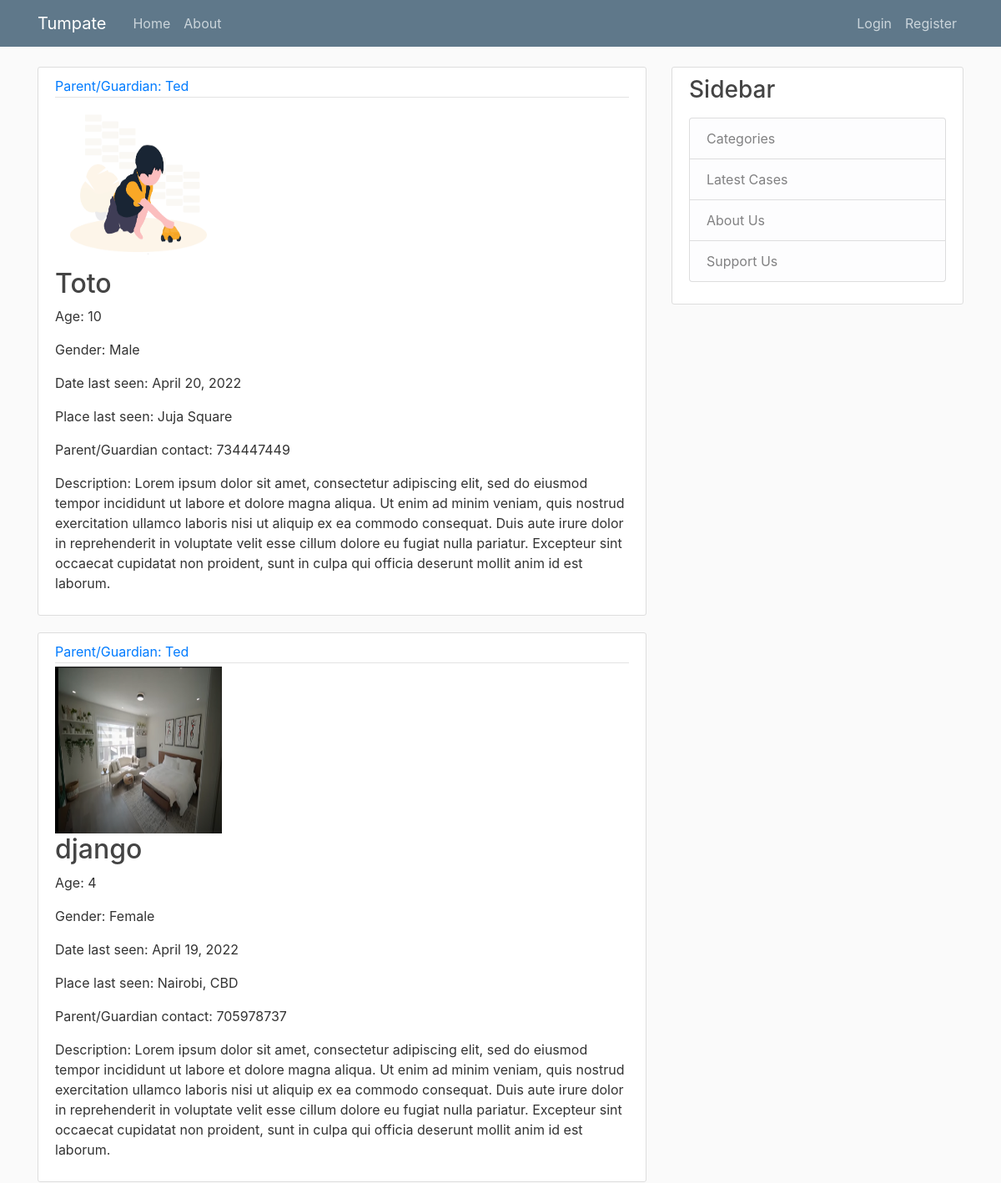
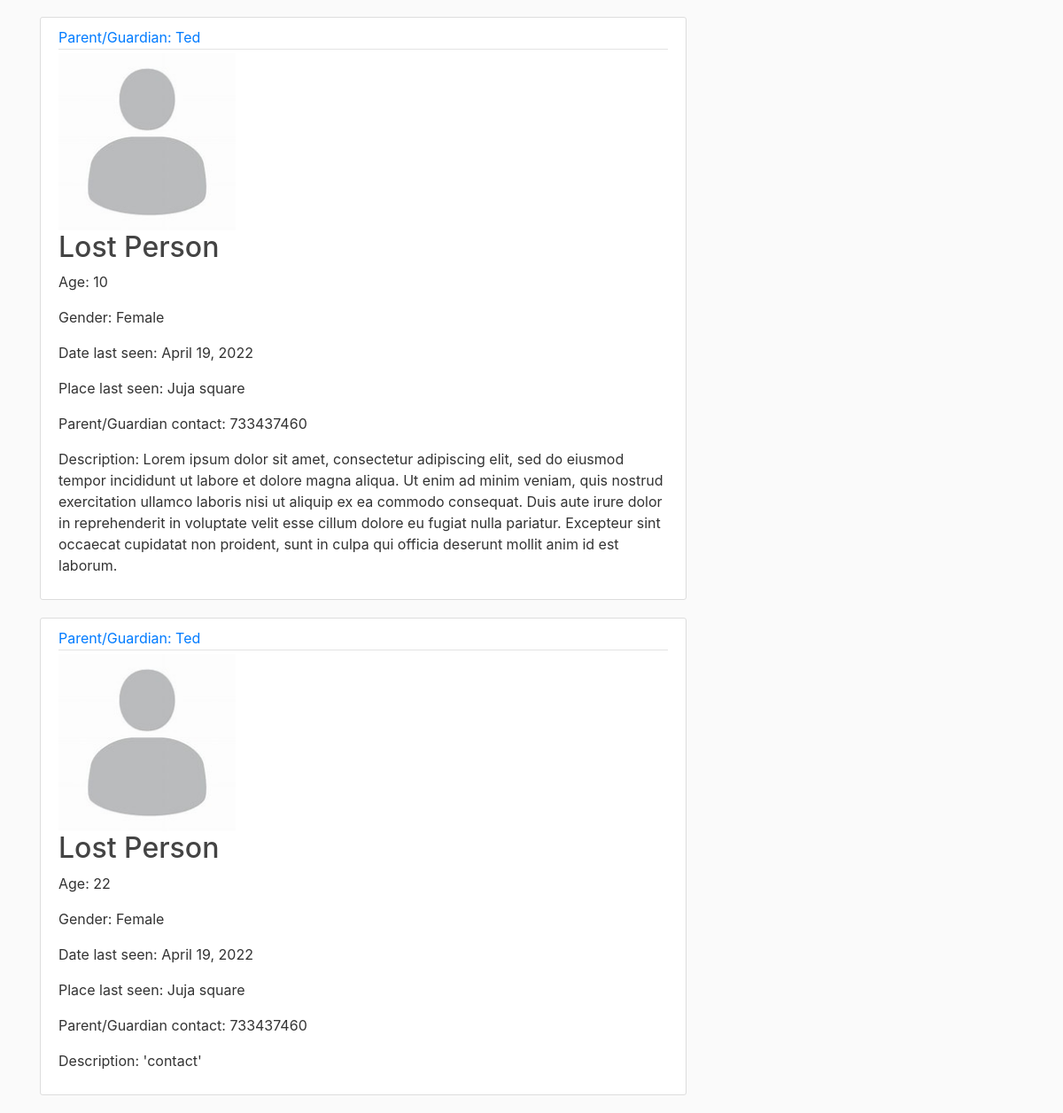
Page /user/Ted on the committed database (2 pictures, top to bottom).
### crud/models.py (models this page shows, shortened)
class Post(models.Model):
    image = models.ImageField(upload_to='missing_people',null=True)
    name = models.CharField(max_length=100)
    age = models.IntegerField(default=0)
    gender = models.CharField(max_length=100,null=True)
    last_seen_date = models.DateField(default=timezone.now)
    last_seen_location = models.CharField(max_length=100,null=True)
    description = models.TextField()
    contact = models.IntegerField(null=True)
    date_posted = models.DateTimeField(default=timezone.now)
    author = models.ForeignKey(User, on_delete=models.CASCADE)

### crud/views.py (the view)
# urls.py: path('user/<str:username>', UserPostListView.as_view(), name='user-posts'),
class UserPostListView(ListView):
    model = Post
    template_name = 'crud/user_posts.html'  # <app>/<model>_<viewtype>.html
    context_object_name = 'posts'
    paginate_by = 5
    def get_queryset(self) :
        user = get_object_or_404(User, username=self.kwargs.get('username'))
        return Post.objects.filter(author=user).order_by('-date_posted')

### crud/templates/crud/user_posts.html (shortened to what this page needs)
{% extends "crud/base.html" %}
{% block content %}
    {% for post in posts %}
        <article class="media content-section">
          <div class="media-body">
            <div class="article-metadata">
              <a class="mr-2" href="{% url 'user-posts' post.author.username %}">Parent/Guardian: {{ post.author }}</a>
            </div>
            <img src="{{ post.image.url }}" alt="" class="article-img">
            <h2><a class="article-title" href="{% url 'post-detail' post.id %}">{{ post.name }}</a></h2>
            <p class="article-content">Age: {{ post.age }}</p>
            <p class="article-content">Gender: {{ post.gender }}</p>
            <p class="article-content">Date last seen: {{ post.last_seen_date }}</p>
            <p class="article-content">Place last seen: {{ post.last_seen_location }}</p>
            <p class="article-content">Parent/Guardian contact: {{ post.contact }}</p>
            <p class="article-content">Description: {{ post.description }}</p>
          </div>
        </article>
    {% endfor %}
{% endblock content %}

### crud/static/crud/main.css (style rules this page uses)
body { background: #fafafa; color: #333333; margin-top: 5rem; }
h1, h2, h3, h4, h5, h6 { color: #444444; }
.content-section { background: #ffffff; padding: 10px 20px; border: 1px solid #dddddd; border-radius: 3px; margin-bottom: 20px; }
.article-title { color: #444444; }
.article-content { white-space: pre-line; }
.article-img { height: 200px; width: 200px; margin-left: auto; margin-right: auto; }
.article-metadata { padding-bottom: 1px; margin-bottom: 4px; border-bottom: 1px solid #e3e3e3 }

### rows in the picture
Post: author "Ted", image (picture), name "Toto", age "10", gender "Male", last_seen_date "April 20, 2022", last_seen_location "Juja Square", contact "734447449", description "Lorem ipsum dolor sit amet, consectetur adipiscing elit, sed do eiusmod tempor incididunt ut labore et dolore magna aliqua. Ut enim ad minim veniam, quis nostrud exercitation ullamco laboris nisi ut aliquip ex ea commodo consequat. Duis aute irure dolor in reprehenderit in voluptate velit esse cillum dolore eu fugiat nulla pariatur. Excepteur sint occaecat cupidatat non proident, sunt in culpa qui officia deserunt mollit anim id est laborum."
Post: author "Ted", image (picture), name "django", age "4", gender "Female", last_seen_date "April 19, 2022", last_seen_location "Nairobi, CBD", contact "705978737", description "Lorem ipsum dolor sit amet, consectetur adipiscing elit, sed do eiusmod tempor incididunt ut labore et dolore magna aliqua. Ut enim ad minim veniam, quis nostrud exercitation ullamco laboris nisi ut aliquip ex ea commodo consequat. Duis aute irure dolor in reprehenderit in voluptate velit esse cillum dolore eu fugiat nulla pariatur. Excepteur sint occaecat cupidatat non proident, sunt in culpa qui officia deserunt mollit anim id est laborum."
Post: author "Ted", image (placeholder picture), name "Lost Person", age "10", gender "Female", last_seen_date "April 19, 2022", last_seen_location "Juja square", contact "733437460", description "Lorem ipsum dolor sit amet, consectetur adipiscing elit, sed do eiusmod tempor incididunt ut labore et dolore magna aliqua. Ut enim ad minim veniam, quis nostrud exercitation ullamco laboris nisi ut aliquip ex ea commodo consequat. Duis aute irure dolor in reprehenderit in voluptate velit esse cillum dolore eu fugiat nulla pariatur. Excepteur sint occaecat cupidatat non proident, sunt in culpa qui officia deserunt mollit anim id est laborum."
Post: author "Ted", image (placeholder picture), name "Lost Person", age "22", gender "Female", last_seen_date "April 19, 2022", last_seen_location "Juja square", contact "733437460", description "'contact'"
